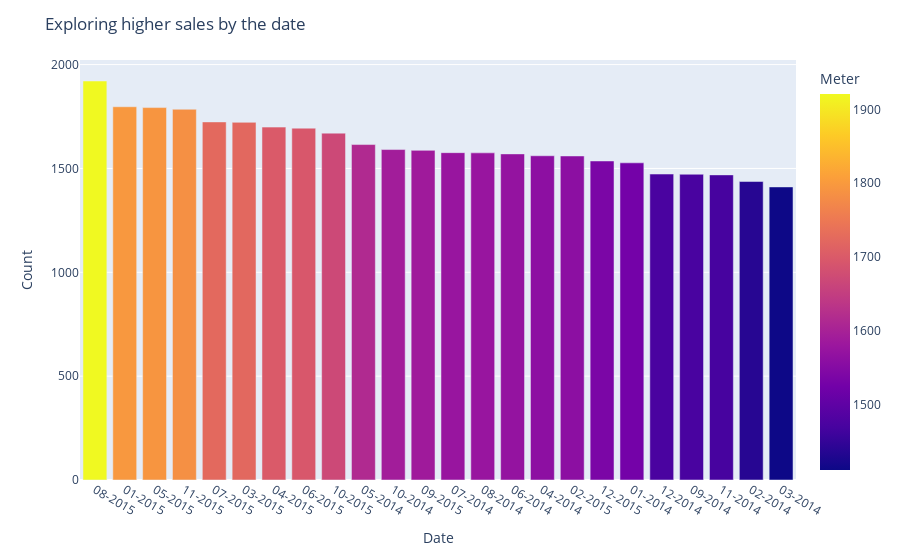

This figure's notebook cell:
### Markdown cell above
# Explore the higher sales:

### Code cell
data["Year"] = data['Date'].str.split("-").str[-1]
data["Month-Year"] = data['Date'].str.split("-").str[1] + "-" + data['Date'].str.split("-").str[-1]
fig1 = px.bar(data["Month-Year"].value_counts(ascending=False), 
              orientation= "v", 
              color = data["Month-Year"].value_counts(ascending=False),
               labels={'value':'Count', 'index':'Date','color':'Meter'})

fig1.update_layout(title_text="Exploring higher sales by the date")

fig1.show()

### Figure 1 — Plotly figure (JSON) as saved in the notebook; plotly's stock layout.template omitted (floating-point values rounded to 4 significant figures)
{"data": [{"alignmentgroup": "True", "hovertemplate": "Date=%{x}<br>Count=%{y}<br>Meter=%{marker.color}<extra></extra>", "legendgroup": "", "marker": {"color": [1921, 1797, 1793, 1785, 1724, 1722, 1699, 1694, 1670, 1615, 1591, 1587, 1576, 1575, 1570, 1561, 1560, 1536, 1527, 1473, 1472, 1469, 1437, 1411], "coloraxis": "coloraxis", "pattern": {"shape": ""}}, "name": "", "offsetgroup": "", "orientation": "v", "showlegend": false, "textposition": "auto", "type": "bar", "x": ["08-2015", "01-2015", "05-2015", "11-2015", "07-2015", "03-2015", "04-2015", "06-2015", "10-2015", "05-2014", "10-2014", "09-2015", "07-2014", "08-2014", "06-2014", "04-2014", "02-2015", "12-2015", "01-2014", "12-2014", "09-2014", "11-2014", "02-2014", "03-2014"], "xaxis": "x", "y": [1921, 1797, 1793, 1785, 1724, 1722, 1699, 1694, 1670, 1615, 1591, 1587, 1576, 1575, 1570, 1561, 1560, 1536, 1527, 1473, 1472, 1469, 1437, 1411], "yaxis": "y"}], "layout": {"barmode": "relative", "coloraxis": {"colorbar": {"title": {"text": "Meter"}}, "colorscale": [[0, "#0d0887"], [0.1111, "#46039f"], [0.2222, "#7201a8"], [0.3333, "#9c179e"], [0.4444, "#bd3786"], [0.5556, "#d8576b"], [0.6667, "#ed7953"], [0.7778, "#fb9f3a"], [0.8889, "#fdca26"], [1, "#f0f921"]]}, "legend": {"tracegroupgap": 0}, "margin": {"t": 60}, "title": {"text": "Exploring higher sales by the date"}, "xaxis": {"anchor": "y", "domain": [0, 1], "title": {"text": "Date"}}, "yaxis": {"anchor": "x", "domain": [0, 1], "title": {"text": "Count"}}}}
